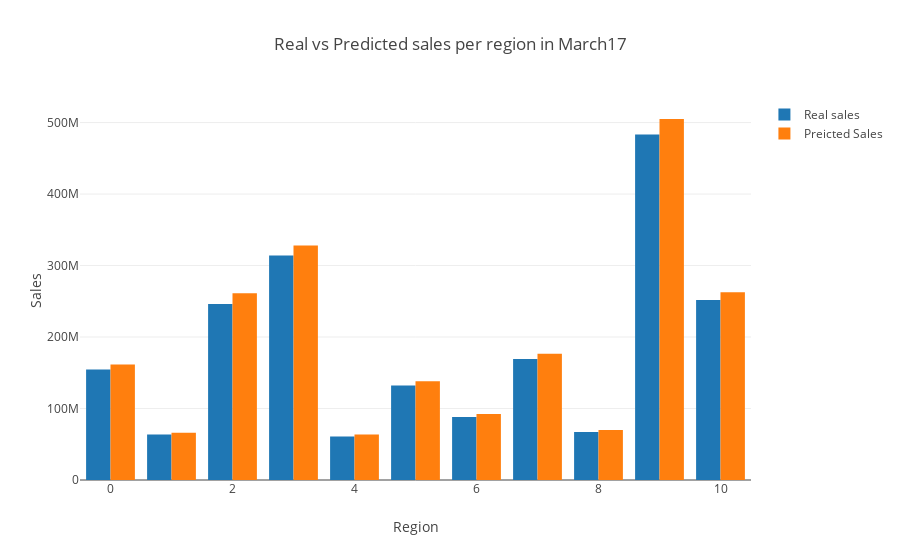

The notebook cell this image was saved under:
### Markdown cell above
## Predicted vs Real for march17

### Code cell
regions=list(['Region_'+str(i) for i in range(0,11)])
data_real=[]
data_pred=[]
for region in regions:
    region_df_real = prediction_result['Training_df'][0][prediction_result['Training_df'][0][region]==1]
    region_df_pred = prediction_result['Predicted_df'][0][prediction_result['Predicted_df'][0][region]==1]
    sales_real = region_df_real['NumberOfSales'].sum()
    sales_pred= region_df_pred['NumberOfSales'].sum()
    data_real.append(sales_real)
    data_pred.append(sales_pred)

trace_r=go.Bar(x=np.arange(0,12),
                y=data_real,
                name='Real sales'
                )

trace_p=go.Bar(x=np.arange(0,12),
                 y=data_pred,
                 name='Preicted Sales')

data_tot = [trace_r, trace_p]
layout = go.Layout(
    barmode='group',
    title='Real vs Predicted sales per region in March17',
    yaxis=dict(title='Sales'),
    xaxis=dict(title='Region')
)

fig = go.Figure(data=data_tot, layout=layout)
iplot(fig, filename='Population info')

### Figure 1 — Plotly figure (JSON) as saved in the notebook; plotly's stock layout.template omitted (floating-point values rounded to 4 significant figures)
{"data": [{"name": "Real sales", "type": "bar", "x": [0, 1, 2, 3, 4, 5, 6, 7, 8, 9, 10, 11], "y": [154686740, 63523918, 246057524, 313946172, 60787088, 132197718, 88189681, 169196949, 67000796, 483214853, 251681463]}, {"name": "Preicted Sales", "type": "bar", "x": [0, 1, 2, 3, 4, 5, 6, 7, 8, 9, 10, 11], "y": [161408319, 66268304, 261341351, 327854027, 63496169, 138002266, 92151703, 176669913, 69977947, 504978608, 262566905]}], "layout": {"barmode": "group", "title": "Real vs Predicted sales per region in March17", "xaxis": {"title": "Region"}, "yaxis": {"title": "Sales"}}}
